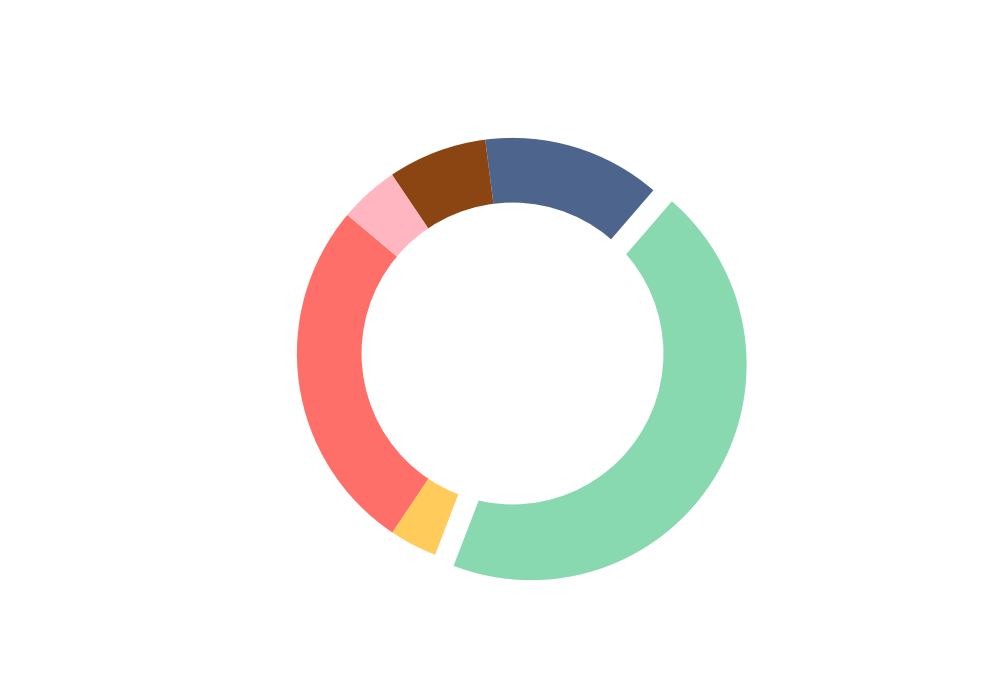

Python code for this plot:
import matplotlib.pyplot as plt
import numpy as np

species_count = [90, 12, 150, 45, 25, 15]
colors = ['#ff6f69', '#ffcc5c', '#88d8b0', '#4d648d', '#8b4513', '#ffb6c1']  # New set of colors
explode = (0, 0, 0.1, 0, 0, 0)

fig, ax = plt.subplots(figsize=(10, 7))
wedges, _ = ax.pie(species_count, labels=None, autopct=None, startangle=140,
                                  colors=colors, explode=explode, pctdistance=0.85)

centre_circle = plt.Circle((0, 0), 0.70, fc='white')
fig.gca().add_artist(centre_circle)

plt.show()
